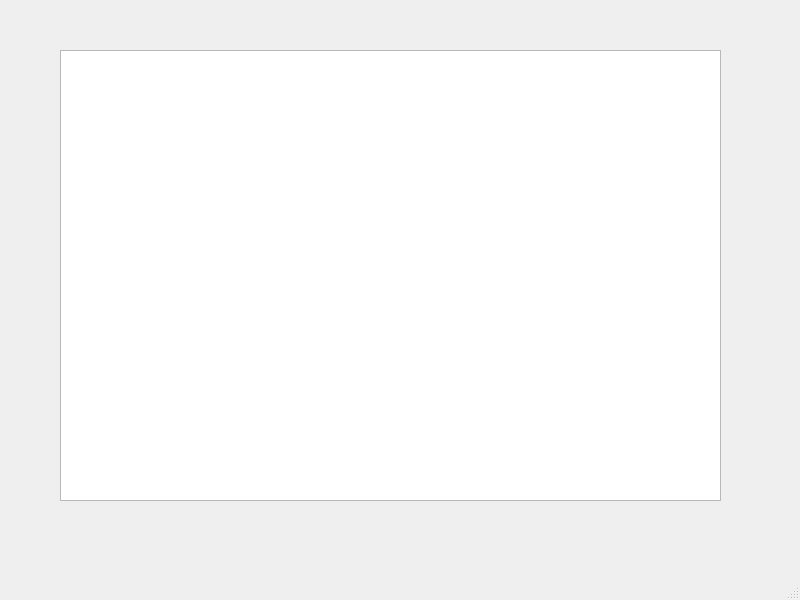
<?xml version="1.0" encoding="UTF-8"?>
<ui version="4.0">
 <class>MainWindow</class>
 <widget class="QMainWindow" name="MainWindow">
  <property name="geometry">
   <rect>
    <x>0</x>
    <y>0</y>
    <width>800</width>
    <height>600</height>
   </rect>
  </property>
  <property name="windowTitle">
   <string>MainWindow</string>
  </property>
  <widget class="QWidget" name="centralwidget">
   <widget class="PlotWidget" name="graphicsView">
    <property name="geometry">
     <rect>
      <x>60</x>
      <y>50</y>
      <width>661</width>
      <height>451</height>
     </rect>
    </property>
   </widget>
  </widget>
  <widget class="QMenuBar" name="menubar">
   <property name="geometry">
    <rect>
     <x>0</x>
     <y>0</y>
     <width>800</width>
     <height>30</height>
    </rect>
   </property>
  </widget>
  <widget class="QStatusBar" name="statusbar"/>
 </widget>
 <customwidgets>
  <customwidget>
   <class>PlotWidget</class>
   <extends>QGraphicsView</extends>
   <header>pyqtgraph</header>
  </customwidget>
 </customwidgets>
 <resources/>
 <connections/>
</ui>
